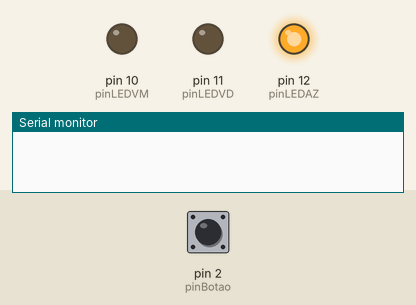
Recording of a sketch running on a simulated Arduino Uno, built with avr-gcc and run on an emulated ATmega328P. On the bench: output pins drawn as LEDs (lit = HIGH), the last lines printed to the serial monitor. Dashed ring = blinking. Inputs (shaded band) come from the test bench; at power-on: pin 2 (pinBotao) HIGH.

Above: at 1.2 s.
1.3 s: pin 2 (pinBotao) pulled LOW for 0.15 s
At 2.57 s:
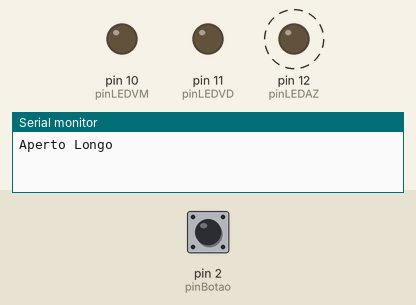
4.4 s: pin 2 (pinBotao) pulled LOW for 1 s
At 5.45 s:
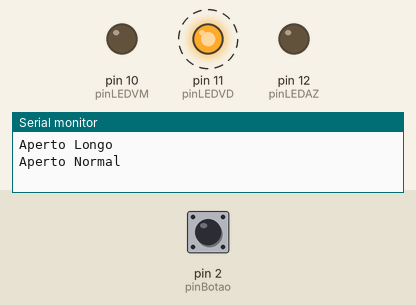
7.4 s: pin 2 (pinBotao) pulled LOW for 0.15 s
At 7.62 s:
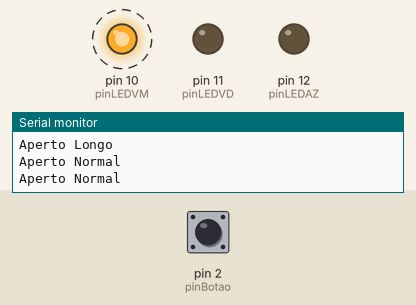
10.4 s: pin 2 (pinBotao) pulled LOW for 3.2 s
At 12.0 s:
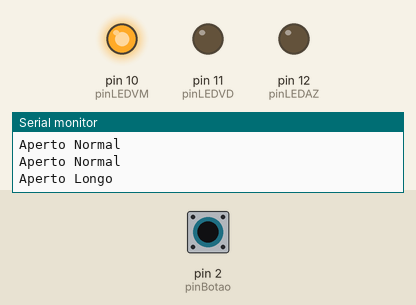
Timing chart, 0 to 13.5 s (numbered marks = the images above; inputs shaded):
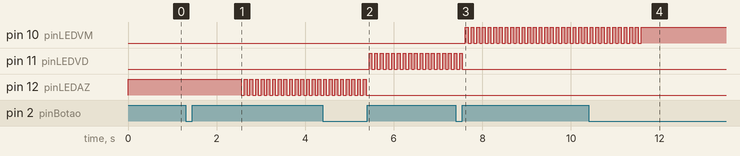

Measured:
- after the input at 1.3 s, pin 12 (pinLEDAZ): alternates HIGH for 0.06 s and LOW for 0.06 s, starting after 1.3 s
- after the input at 4.4 s, pin 11 (pinLEDVD): alternates HIGH for 0.06 s and LOW for 0.06 s, starting after 1.0 s; pin 12 (pinLEDAZ): goes on until 5.4 s, then stays LOW
- after the input at 7.4 s, pin 10 (pinLEDVM): alternates HIGH for 0.06 s and LOW for 0.06 s, starting after 0.22 s; pin 11 (pinLEDVD): goes on until 7.6 s, then stays LOW
- after the input at 10.4 s, pin 10 (pinLEDVM): goes on until 11.6 s, then stays HIGH

The sketch:

AL01-Sketch.ino
```cpp
#define pinBotao 2
#define pinLEDAZ 12
#define pinLEDVD 11
#define pinLEDVM 10

#define TEMPO_APERTO_LONGO 1200

byte estadoBotao = 0;  //0=standby  1=contando
byte acaoBotao = 0;    //0=standby  1=aperto  2=apertoLongo

byte estadoLED = 1;    //1=AZUL  2=VERDE  3=VERMELHO
byte estadoPISCA = 1;  //1=ACESO 2=PISCA

unsigned long tempoBotao;
unsigned long tempoDebounce;
byte debounce = 0;

void setup() {
  pinMode(pinLEDAZ, OUTPUT);
  pinMode(pinLEDVD, OUTPUT);
  pinMode(pinLEDVM, OUTPUT);
  pinMode(pinBotao, INPUT_PULLUP);
  attachInterrupt(digitalPinToInterrupt(pinBotao), funcBotao, FALLING);

  Serial.begin(9600);
}

void loop() {

  if (estadoBotao == 0) {
    if (acaoBotao == 1) { //Aperto Normal
       acaoBotao = 0;
       Serial.println("Aperto Normal");
       estadoLED++;
       if (estadoLED > 3) estadoLED = 1;
    }

    if (acaoBotao == 2) { //Aperto Longo
       acaoBotao = 0;
       Serial.println("Aperto Longo");
       estadoPISCA++;
       if (estadoPISCA > 2) estadoPISCA = 1;
    }
  }

  //-------- CONTROLE DOS ESTADOS -----------
  bool nivelLEDAceso;
  if (estadoPISCA == 1) {
     nivelLEDAceso = HIGH;
  } else {
     nivelLEDAceso = bitRead(millis(),6);
  }


  switch (estadoLED) {
     case 1:   //AZUL
       digitalWrite(pinLEDAZ, nivelLEDAceso);
       digitalWrite(pinLEDVD, LOW);
       digitalWrite(pinLEDVM, LOW);
       break;

     case 2:   //VERDE
       digitalWrite(pinLEDAZ, LOW);
       digitalWrite(pinLEDVD, nivelLEDAceso);
       digitalWrite(pinLEDVM, LOW);
       break;

      case 3:   //VERMELHO
       digitalWrite(pinLEDAZ, LOW);
       digitalWrite(pinLEDVD, LOW);
       digitalWrite(pinLEDVM, nivelLEDAceso);
       break;
  }

  //-------- INICIO CONTROLE BOTAO -----------
  if (estadoBotao == 1) {
     if ((millis() - tempoBotao) > TEMPO_APERTO_LONGO) {
        estadoBotao = 0;
        acaoBotao = 2;
        detachInterrupt(digitalPinToInterrupt(pinBotao));
        debounce = 1;
     }
  }

  if ((debounce == 1) && digitalRead(pinBotao)) { //Botao Solto
     tempoBotao = millis();
     debounce = 2;
  }

  if (debounce == 2) { //Após tempo de debounce
     if ((millis() - tempoBotao) > 100) {
        debounce = 0;
        attachInterrupt(digitalPinToInterrupt(pinBotao), funcBotao, CHANGE);
     }
  }
}

void funcBotao() {
  if ((estadoBotao == 0) && !digitalRead(pinBotao)) {  //Botao Apertado
     estadoBotao = 1;
     tempoBotao = millis();
     tempoDebounce = millis();
  }

  if ((estadoBotao == 1) && digitalRead(pinBotao)) {  //Botao Solto
     if ((millis() - tempoDebounce) > 20) {
        estadoBotao = 0;
        acaoBotao = 1;
     }
  }
}
```
